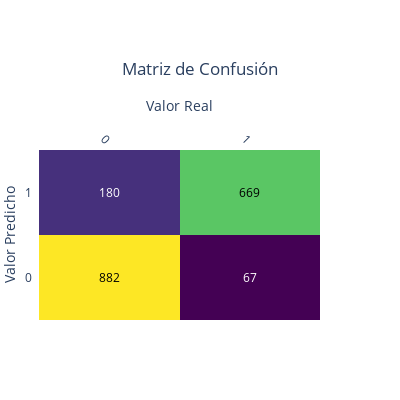

Notebook cell for this chart:
### Code cell
evaluate_model_confusion_matrix(y1_test, y_pred)

### Figure 1 — Plotly figure (JSON) as saved in the notebook; plotly's stock layout.template omitted (floating-point values rounded to 4 significant figures)
{"data": [{"colorscale": [[0, "#440154"], [0.1111, "#482878"], [0.2222, "#3e4989"], [0.3333, "#31688e"], [0.4444, "#26828e"], [0.5556, "#1f9e89"], [0.6667, "#35b779"], [0.7778, "#6ece58"], [0.8889, "#b5de2b"], [1, "#fde725"]], "reversescale": false, "showscale": false, "type": "heatmap", "x": [1, 0], "y": [0, 1], "z": [[67, 882], [669, 180]]}], "layout": {"annotations": [{"font": {"color": "#FFFFFF"}, "showarrow": false, "text": "67", "x": 1, "xref": "x", "y": 0, "yref": "y"}, {"font": {"color": "#000000"}, "showarrow": false, "text": "882", "x": 0, "xref": "x", "y": 0, "yref": "y"}, {"font": {"color": "#000000"}, "showarrow": false, "text": "669", "x": 1, "xref": "x", "y": 1, "yref": "y"}, {"font": {"color": "#FFFFFF"}, "showarrow": false, "text": "180", "x": 0, "xref": "x", "y": 1, "yref": "y"}], "height": 400, "margin": {"l": 0, "t": 150}, "showlegend": true, "title": {"text": "Matriz de Confusión", "x": 0.5, "xanchor": "center"}, "width": 400, "xaxis": {"dtick": 1, "gridcolor": "rgb(0, 0, 0)", "side": "top", "tickangle": 45, "ticks": "", "title": {"text": "Valor Real"}}, "yaxis": {"dtick": 1, "tickmode": "linear", "ticks": "", "ticksuffix": "  ", "title": {"text": "Valor Predicho"}}}}
